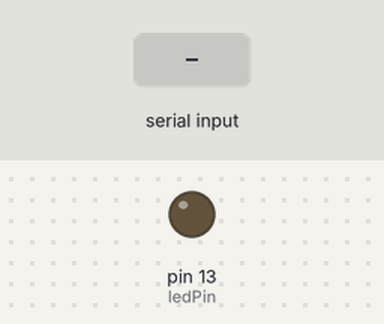
The sketch below on a simulated Arduino Uno, built with avr-gcc and run on an emulated ATmega328P. Parts: output pins drawn as LEDs (lit = HIGH). Dashed ring = blinking. Inputs (shaded band) come from the test bench.

Above: at 1.2 s.
1.3 s: "1" received over Serial
At 1.7 s:
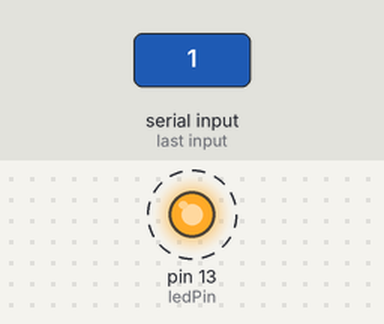
Timing chart, 0 to 7.3 s (numbered marks = the images above; inputs shaded):
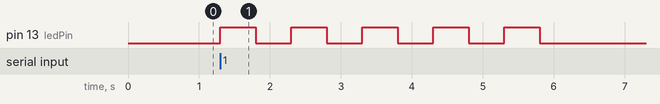

Measured:
- after the input at 1.3 s, pin 13 (ledPin): alternates HIGH for 0.50 s and LOW for 0.50 s, 10 changes in all, then stays LOW, starting at once

The sketch:

led_control.ino
```cpp
int ledPin = 13;

void setup() {
  pinMode(ledPin, OUTPUT);
  Serial.begin(9600);
}

void loop() {
  if (Serial.available()) {
    char comando = Serial.read();

    if (comando == '1') {
      for (int i = 0; i < 5; i++) {
        digitalWrite(ledPin, HIGH);
        delay(500);
        digitalWrite(ledPin, LOW);
        delay(500);
      }
    }

    if (comando == '0') {
      digitalWrite(ledPin, LOW);
    }
  }
}
```
